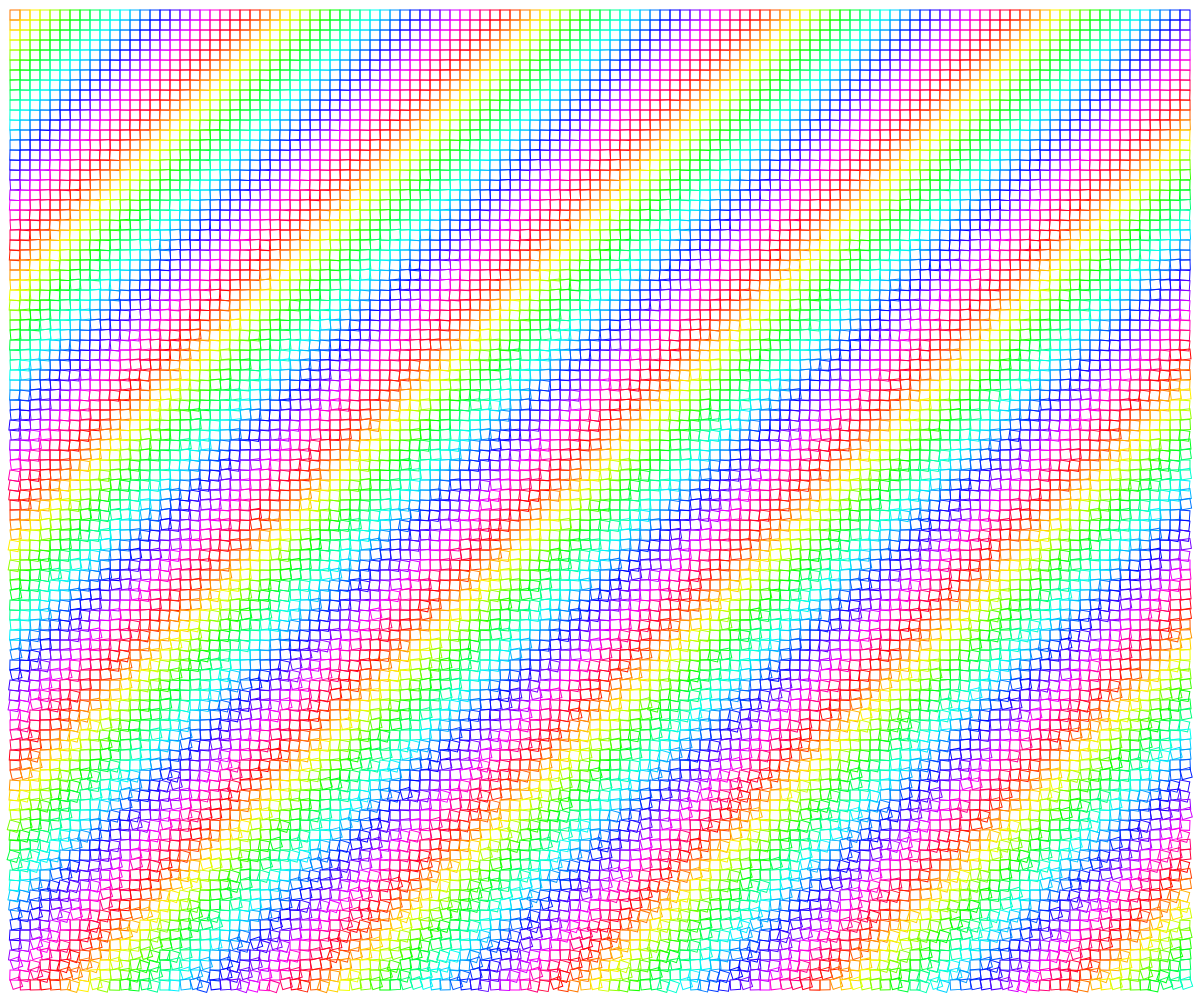
Frame 1 (no input)
Frame 60 (no input): identical to frame 1, image omitted
Frame 120 (the mouse pressed at the canvas centre since frame 60): identical to frame 1, image omitted

The p5.js sketch that drew this single still picture (run headless with seeded random() and noise() and a simulated clock; from frame 60 on, the mouse is pressed at the canvas centre):

// p5.js sketch
// ── sketch.js
// Project Title
// Your Name
// Date
//
// Extra for Experts:
// - describe what you did to take this project "above and beyond"

let boxes = [];
let boxLength = 10;


function setup() {
  createCanvas(windowWidth, windowHeight);
  noFill();
  colorMode(HSB,255);
  angleMode(DEGREES);
  for (let x = boxLength; x < (windowWidth/boxLength - 1) * boxLength; x += boxLength) {
    for (let y = boxLength; y < (windowHeight/boxLength - 1) * boxLength; y += boxLength) {
      boxes.push(new Box(x,y,boxLength,random(-y/boxLength,y/boxLength)/5, color((x+y) % 255, 255,255)));
    }
  }
  for (box of boxes) {
    push();
    translate(box.x, box.y);
    rotate(box.rot);
    stroke(box.c);
    square(0, 0, box.l);
    pop();
  }
}

function draw() {


}

class Box {
  constructor(x, y, l, r, c) {
    this.x = x;
    this.y = y;
    this.l = l;
    this.rot = r;
    this.c = c;
  }
}
